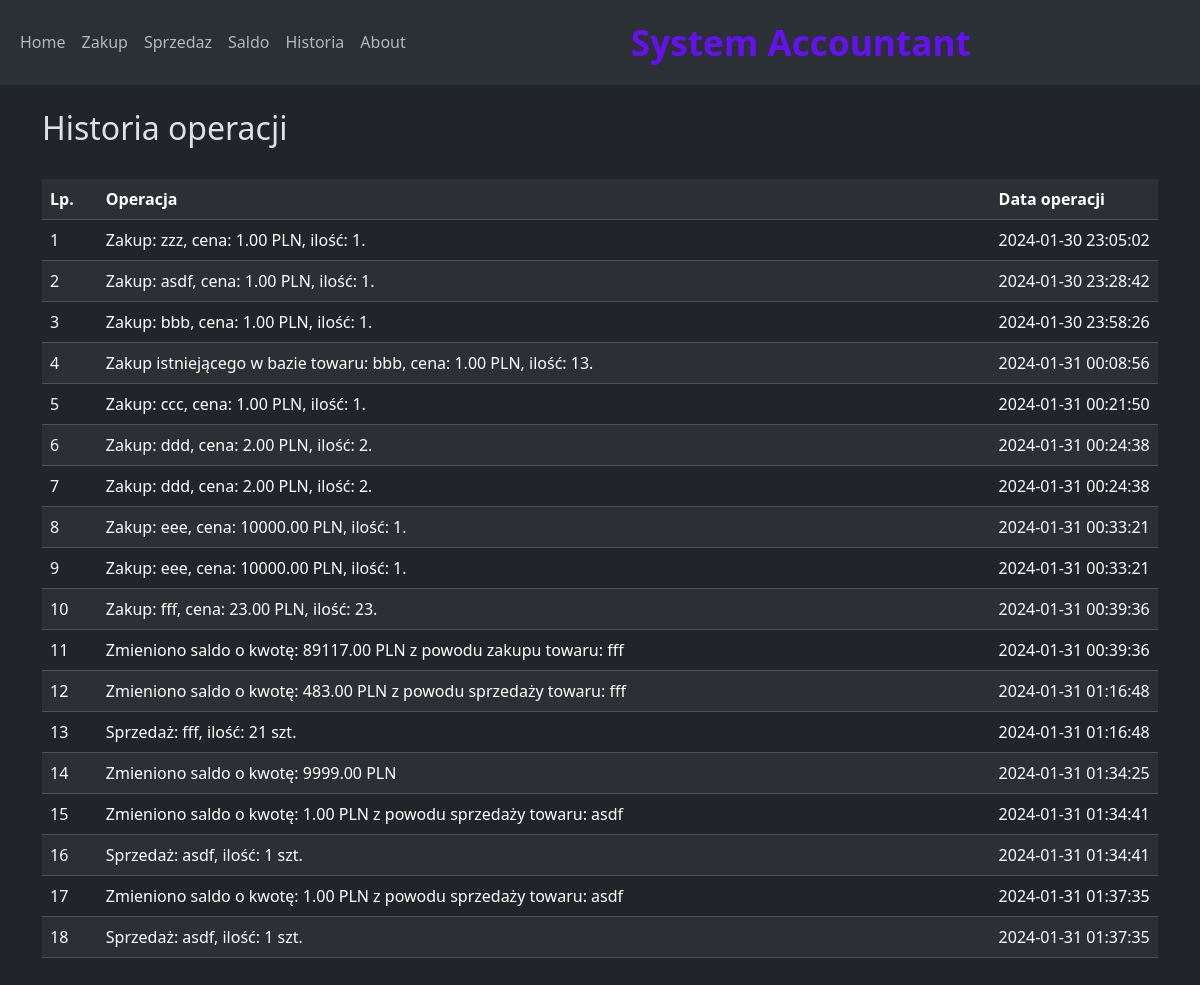
The page /historia on the database as committed earlier.
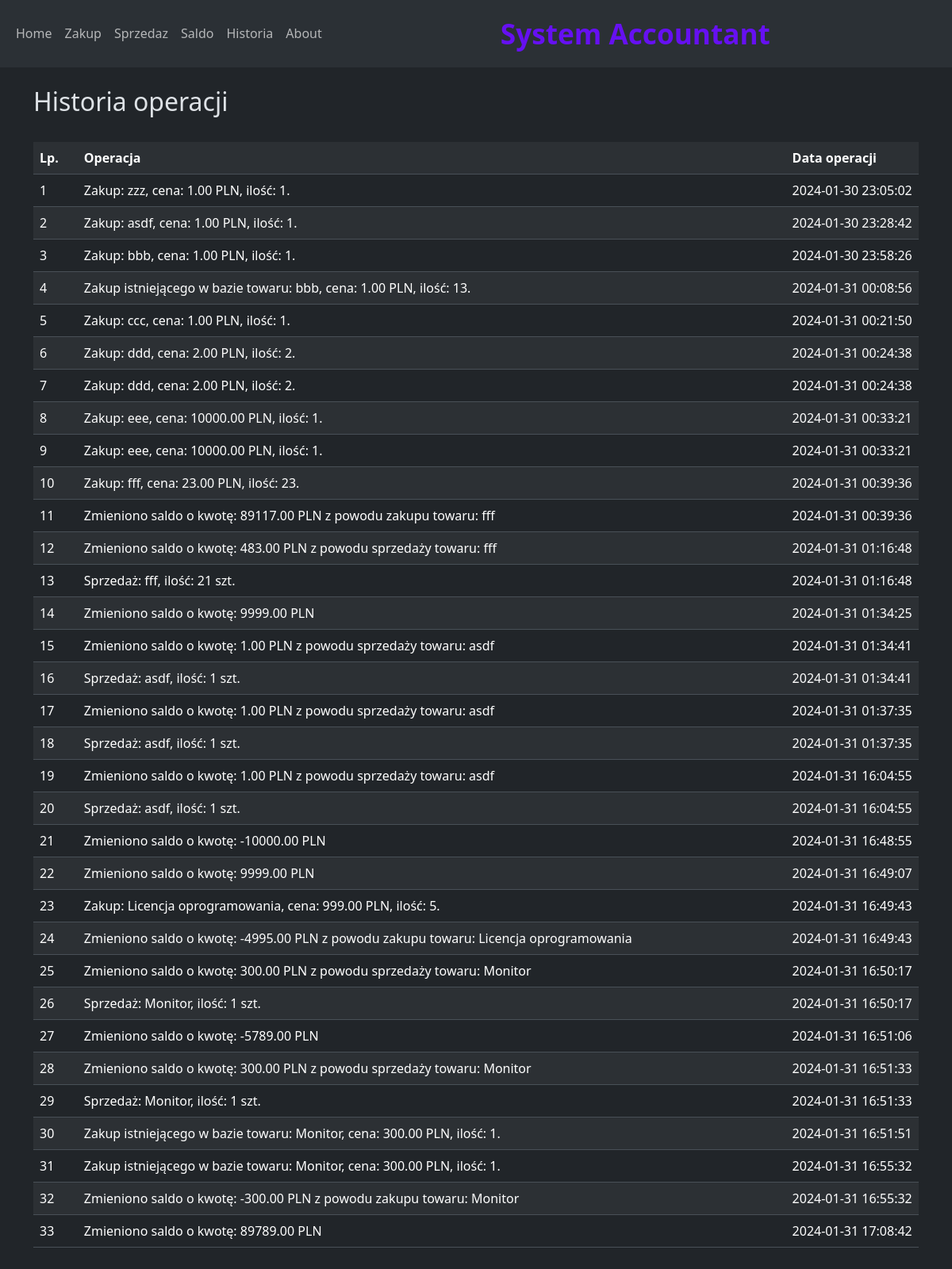
The same page on the database as committed later.
### app.py (models this page shows)
class History(db.Model):
    id = db.Column(db.Integer, primary_key=True)
    event = db.Column(db.String)
    when = db.Column(db.DateTime, server_default=func.now())
    inventory_id = db.Column(db.Integer , ForeignKey('inventory.id'))
    inventory = relationship('Inventory' , back_populates = 'historia')
    event_type_id = db.Column(db.Integer , ForeignKey('event_type.id'))
    event_type = relationship('EventType')

### app.py (the view)
@app.route('/historia')
def historia():
    przeglad_historia = History.query.all()
    return render_template('historia.html', history=przeglad_historia)

### templates/historia.html (shortened to what this page needs)
{% extends "base.html" %}
{% block content %}
        <h2>Historia operacji</h2>
      <br>
      <table style="width:100%" class="table table-striped table-hover">
    <tr>
        <th style="width:5%">Lp.</th>
        <th style="width:80%">Operacja</th>
        <th style="width:15%">Data operacji</th>
    </tr>
                  {% for element in history %}
    <tr>
        <td style="text-align:left;" scope="row"> {{ loop.index }} </td>
        <td style="text-align:left;"> {{ element.event }} </td>
        <td style="text-align:left;"> {{ element.when }} </td>
    </tr>
                  {% endfor %}
</table>
<br>
<br>
{% endblock %}

### templates/base.html (shortened to what this page needs)
<!doctype html>
<html lang="en" data-bs-theme="dark">
  <head>
    <link href="https://cdn.jsdelivr.net/npm/bootstrap@5.3.2/dist/css/bootstrap.min.css" rel="stylesheet">
  </head>
  <body>
    {% include "menu.html" %}
    <div class="container">
    {% block content %}    {% endblock %}
  </div>
  </body>
</html>

### templates/menu.html (shortened to what this page needs)
<nav class="navbar navbar-expand-lg bg-body-tertiary">
  <div class="container-fluid">
    <div class="collapse navbar-collapse" id="navbarNavAltMarkup">
      <div class="navbar-nav mr-auto">
        <a class="nav-link" href="{{ url_for('index') }}">Home</a>
        <a class="nav-link" href="{{ url_for('zakup') }}">Zakup</a>
        <a class="nav-link" href="{{ url_for('sprzedaz') }}">Sprzedaz</a>
        <a class="nav-link" href="{{ url_for('saldo') }}">Saldo</a>
        <a class="nav-link" href="{{ url_for('historia') }}">Historia</a>
        <a class="nav-link" href="{{ url_for('about') }}">About</a>
      </div>
      <div class="navbar-text mx-auto my-2 my-lg-0" style=" font-size: 2.2em; font-weight: bold; color: #6610f2;">
        System Accountant
      </div>
    </div>
  </div>
</nav>
<br>

Rows that differ between the two databases and show on the page:
added History: event "Zmieniono saldo o kwotę: 1.00 PLN z powodu sprzedaży towaru: asdf", when "2024-01-31 16:04:55"
added History: event "Sprzedaż: asdf, ilość: 1 szt.", when "2024-01-31 16:04:55"
added History: event "Zmieniono saldo o kwotę: -10000.00 PLN", when "2024-01-31 16:48:55"
added History: event "Zmieniono saldo o kwotę: 9999.00 PLN", when "2024-01-31 16:49:07"
added History: event "Zakup: Licencja oprogramowania, cena: 999.00 PLN, ilość: 5.", when "2024-01-31 16:49:43"
added History: event "Zmieniono saldo o kwotę: -4995.00 PLN z powodu zakupu towaru: Licencja oprogramowania", when "2024-01-31 16:49:43"
added History: event "Zmieniono saldo o kwotę: 300.00 PLN z powodu sprzedaży towaru: Monitor", when "2024-01-31 16:50:17"
added History: event "Sprzedaż: Monitor, ilość: 1 szt.", when "2024-01-31 16:50:17"
added History: event "Zmieniono saldo o kwotę: -5789.00 PLN", when "2024-01-31 16:51:06"
added History: event "Zmieniono saldo o kwotę: 300.00 PLN z powodu sprzedaży towaru: Monitor", when "2024-01-31 16:51:33"
added History: event "Sprzedaż: Monitor, ilość: 1 szt.", when "2024-01-31 16:51:33"
added History: event "Zakup istniejącego w bazie towaru: Monitor, cena: 300.00 PLN, ilość: 1.", when "2024-01-31 16:51:51"
added History: event "Zakup istniejącego w bazie towaru: Monitor, cena: 300.00 PLN, ilość: 1.", when "2024-01-31 16:55:32"
added History: event "Zmieniono saldo o kwotę: -300.00 PLN z powodu zakupu towaru: Monitor", when "2024-01-31 16:55:32"
added History: event "Zmieniono saldo o kwotę: 89789.00 PLN", when "2024-01-31 17:08:42"
